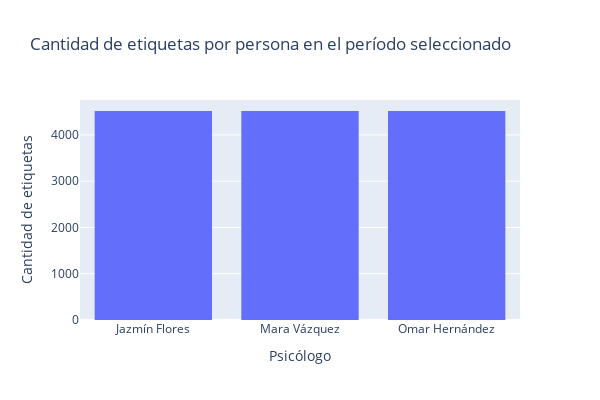

Write notebook code for a chart like this one.
### Markdown cell above
## 2) Cuántas etiquetas hubo en el período seleccionado?

### Code cell
fig = px.histogram(x=n_labels.keys(), y=n_labels.values(), title="Cantidad de etiquetas por persona en el período seleccionado", width=600, height=400).update_xaxes(categoryorder="total descending")
fig.update_layout(xaxis_title="Psicólogo", yaxis_title="Cantidad de etiquetas")
fig.show()

### Figure 1 — Plotly figure (JSON) as saved in the notebook; plotly's stock layout.template omitted (floating-point values rounded to 4 significant figures)
{"data": [{"alignmentgroup": "True", "bingroup": "x", "histfunc": "sum", "hovertemplate": "x=%{x}<br>sum of y=%{y}<extra></extra>", "legendgroup": "", "marker": {"color": "#636efa", "pattern": {"shape": ""}}, "name": "", "offsetgroup": "", "orientation": "v", "showlegend": false, "type": "histogram", "x": ["Jazmín Flores", "Mara Vázquez", "Omar Hernández"], "xaxis": "x", "y": [4516, 4516, 4516], "yaxis": "y"}], "layout": {"barmode": "relative", "height": 400, "legend": {"tracegroupgap": 0}, "title": {"text": "Cantidad de etiquetas por persona en el período seleccionado"}, "width": 600, "xaxis": {"anchor": "y", "categoryorder": "total descending", "domain": [0, 1], "title": {"text": "Psicólogo"}}, "yaxis": {"anchor": "x", "domain": [0, 1], "title": {"text": "Cantidad de etiquetas"}}}}
